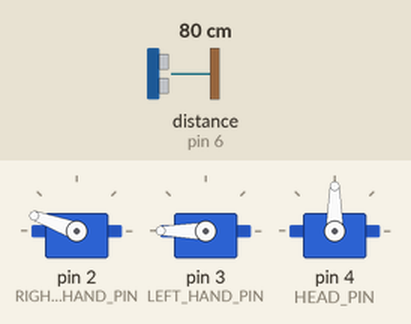
This sketch was run on a simulated Arduino Uno, built with avr-gcc and run on an emulated ATmega328P. Parts: 3 × servo. The inputs (shaded band) are chosen by the test bench; at power-on: distance to the obstacle (sensor on pin 6) 80 cm. The echo pulse lasts 58.3 µs per cm.

Above: at 1.01 s.
1.7 s: distance to the obstacle (sensor on pin 6) set to 84 cm
3.9 s: distance to the obstacle (sensor on pin 6) set to 2 cm
At 5.6 s:
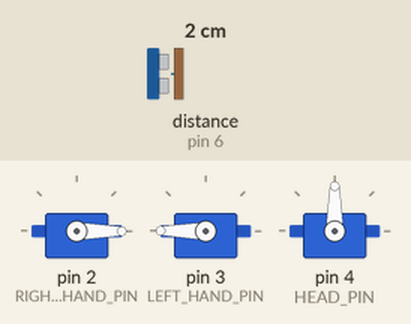
7.4 s: distance to the obstacle (sensor on pin 6) set to 18 cm
10.9 s: distance to the obstacle (sensor on pin 6) set to 23 cm
At 11.17 s:
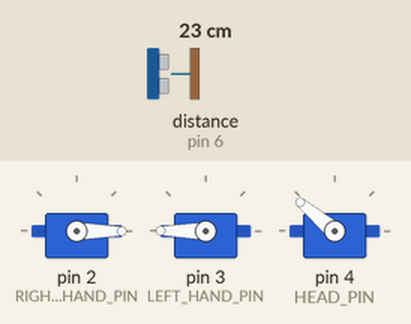
14.4 s: distance to the obstacle (sensor on pin 6) set to 4 cm
At 16.5 s:
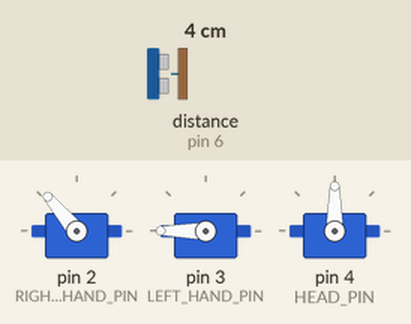
17.9 s: distance to the obstacle (sensor on pin 6) set to 35 cm
At 18.58 s:
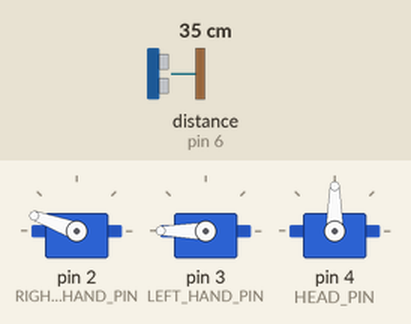
Timing chart, 0 to 22.4 s (numbered marks = the images above; inputs shaded):
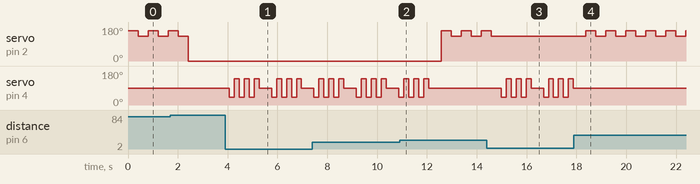

The sketch:

Botv1_0.ino
```cpp
#include <Servo.h>
#include <Ultrasonic.h>

#define RIGHT_HAND_PIN    2
#define LEFT_HAND_PIN    3
#define HEAD_PIN       4

#define TRIGGER_PIN    7
#define ECHO_PIN       6


Servo rightHand;
Servo leftHand;
Servo head;
Ultrasonic ultrasonic(TRIGGER_PIN, ECHO_PIN);

float cmMsec;
byte headAngle = 90;
byte leftHandAngle = 180;
byte rightHandAngle = 0;


void setup() {
  rightHand.attach(RIGHT_HAND_PIN);
  leftHand.attach(LEFT_HAND_PIN);
  head.attach(HEAD_PIN);
  rightHand.write(rightHandAngle);
  leftHand.write(leftHandAngle);
  head.write(headAngle);
}


void loop() {

  long microsec = ultrasonic.timing();
  cmMsec = ultrasonic.convert(microsec, Ultrasonic::CM);

  if(cmMsec > 80){
    setServoAngle(RIGHT_HAND_PIN,0,200);
  }else if(cmMsec <= 80 && cmMsec > 20){
    waveHand(RIGHT_HAND_PIN);
  }else{
    shakeHead();
  }
}

void waveHand(byte handPinNumber){
  setServoAngle(handPinNumber,160,400);
  setServoAngle(handPinNumber,130,400);
}

void shakeHead(){
  byte headState = headAngle;
  for(byte i=0;i<3;i++){
    setServoAngle(HEAD_PIN, 40, 200);
    setServoAngle(HEAD_PIN, 140, 200);
  }
  setServoAngle(HEAD_PIN, headState, 500);
}

void setServoAngle(byte pinNumber, byte angle, int delayMs){
  switch(pinNumber){
    case RIGHT_HAND_PIN:
      rightHandAngle = angle;
      rightHand.write(rightHandAngle);
      break;
    case LEFT_HAND_PIN:
      leftHandAngle = 180 - angle;
      leftHand.write(leftHandAngle);
      break;
    case HEAD_PIN:
      headAngle = angle;
      head.write(headAngle);
      break;
  }
  delay(delayMs);
}
```

Measured:
- the behaviour switches between 20 and 21 cm on distance to the obstacle (sensor on pin 6) (found by bisection; images 1 and 2)
- after the input at 3.9 s, servo on pin 4 (HEAD_PIN): 90° → 40° after 0.16 s, → 140° 0.20 s later, → 40° 0.20 s later, → 140° 0.20 s later, … (14 changes in this stretch)
- after the input at 10.9 s, servo on pin 2 (RIGHT_HAND_PIN): alternates 160° for 0.40 s and 130° for 0.40 s, starting after 1.7 s; servo on pin 4 (HEAD_PIN): goes on until 12.1 s, then stays 90°
- after the input at 14.4 s, servo on pin 2 (RIGHT_HAND_PIN): goes on until 14.6 s, then stays 130°; servo on pin 4 (HEAD_PIN): 90° → 40° after 0.58 s, → 140° 0.20 s later, → 40° 0.20 s later, → 140° 0.20 s later, … (14 changes in this stretch)
- after the input at 17.9 s, servo on pin 2 (RIGHT_HAND_PIN): alternates 160° for 0.40 s and 130° for 0.40 s, starting after 0.48 s; servo on pin 4 (HEAD_PIN): stops changing and stays 90°
